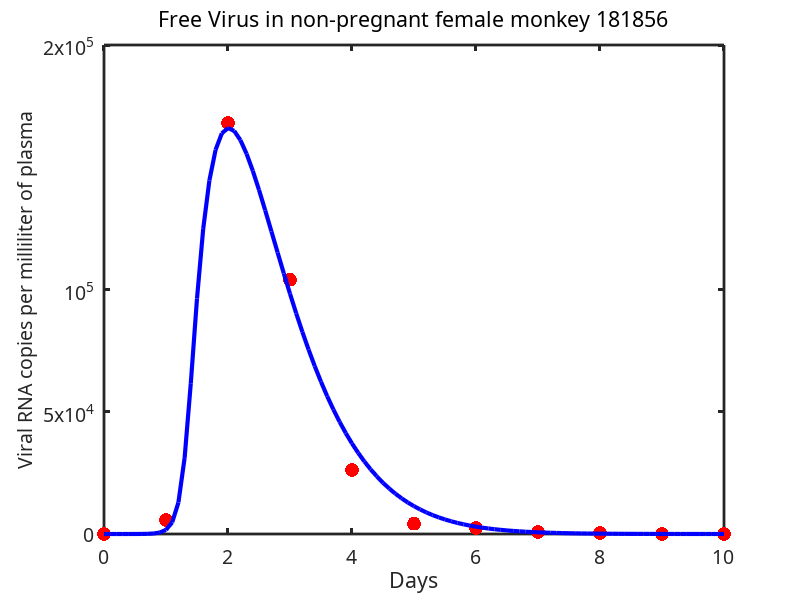
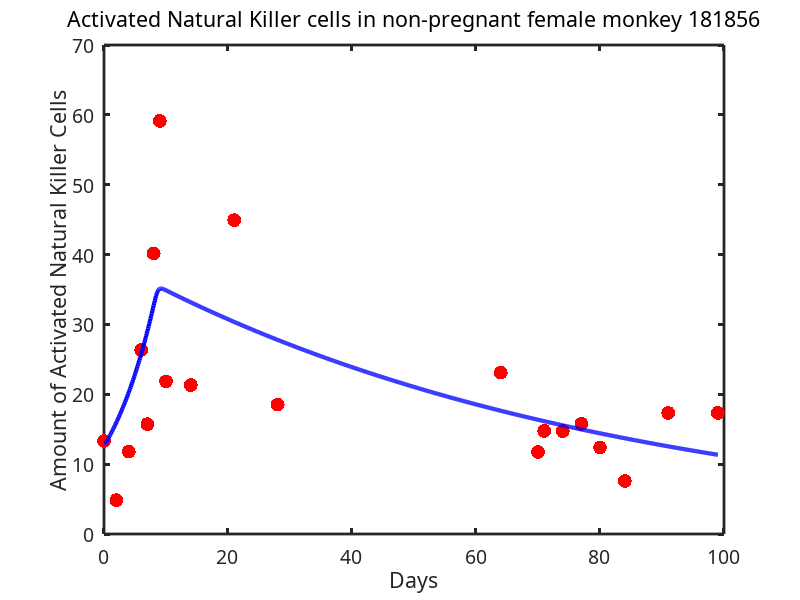

The MATLAB script that drew these images, in order:
function Fitting_Zika_Within_SM2_Monkey181856

clear all
close all
clc
format long

%MONKEY 181856 DATA FEMALE NONPREGNANT MONKEY

days = [0,1,2,3,4,5,6,7,8,9,10];

plasmaViral = [0,5800,168000,104000,26100,4220,2380,803,403,0,0];

days_NK = [0,2,4,6,7,8,9,10,14,21,28,64,70,71,74,77,80,84,91,99];

ki67_NK_ct = [13.3, 4.85, 11.79,26.34, 15.73, 40.17,59.14,21.85,21.31,...
              44.92,18.53,23.09,11.76,14.76,14.72,15.76,12.38,7.58,17.33, 17.34];

tforward = (0:0.1:100);
tforward_v = (0:0.1:10);
tforward_n = (0:0.1:99);
tmeasure_v = [1:10:101];

tmeasure_n = [1 21 41 61 71 81 91 101 141 211 281 641 701 711 741 771 801 841 911 991];

ic=[650000 1 0 13];


function dy = model_Zika(t,y,k)

 dy = zeros(4,1); 

 % SM2
 dy(1) = -k(1)*y(3)*y(1); % S susceptible target cells
 dy(2) =  k(1)*y(3)*y(1) - k(2)*y(2)*y(4); % I infected target cells
 dy(3) =  y(2) - k(3)*y(3); % V free virus
 dy(4) =  k(4)*y(2)*y(2)*y(4)/(y(2)*y(2)+k(5)) - k(6)*y(4); % N natural killer cells

end



function error_in_data = err_in_data(k)


 [t,y] = ode45(@(t,y)(model_Zika(t,y,k)),tforward,ic);%,...;
                  %odeset('RelTol',10^(-2),'AbsTol',10^(-2),'NormControl','off'));

  BN = y(tmeasure_n(:),4)';
  BV = y(tmeasure_v(:),3)'; 
  
 error_in_data = sum((BN - ki67_NK_ct).^2) + 0.0000001*sum((BV - plasmaViral).^2);


end

%  k=1.0e+06 *[0.00000000021441   0.000000024945524   0.000002264335954   0.0000001399153869...
%              1.444267002587110   0.00000003002785340]; 

         
% k=1.0e+09 *[0.000000000000183   0.000000000063953   0.000000001719360   0.000000000526790...
%                   4.914364763258036   0.000000000010018];

k = [0.000221748110276   0.065794496289213   1.887523612110624   0.132039541037805...
    48.952546725733022   0.012624064846217]
%results in 
k =  [0.000221748108896   0.065794496805742   1.887523602280112...
      0.132039540684570  48.952530139771028   0.012624064866131];
  
  lb = [0 0 0 0 0 0];
% 
 %[k,fval] = fminsearchbnd(@err_in_data,k,lb,[],optimset('Display','iter', 'TolX', 1e-14,'TolFun',1e-14,...
  %                     'MaxIter',5000,'MaxFunEvals',5000)); 

 disp(k);


 [T,YV] = ode45(@(t,y)(model_Zika(t,y,k)),tforward_v,ic);
 [T,YN] = ode45(@(t,y)(model_Zika(t,y,k)),tforward_n,ic);
 
 
 
 figure(1)
 plot(days,plasmaViral,'Marker','.','Color',[1 0 0],...
                'MarkerSize',30,'LineStyle','none')
            hold on 
 plot(tforward_v, (YV(:,3)), '-b','LineWidth',3)

xlabel('Days','FontSize',14,'FontName','Sans-serif' );
title ({'Free Virus in non-pregnant female monkey 181856'},'FontWeight','normal')
ylim([0 2*10^5])
set(gca,'YTick',[0, 5*10^4, 10^5, 2*10^5],'YTickLabel',...
    {'0', '5x10^4', '10^5', '2x10^5'}, 'LineWidth',2,'FontSize',14,'FontName','Sans-serif');
ylabel('Viral RNA copies per milliliter of plasma','FontSize',14,'FontName','Sans-serif')
 hold off
 
 
 figure(2)
 plot(days_NK,ki67_NK_ct,'Marker','.','Color',[1 0 0],...
                'MarkerSize',30,'LineStyle','none')
            hold on 
 plot(tforward_n, (YN(:,4)), '-b','LineWidth',3)

ylabel('Amount of Activated Natural Killer Cells','FontSize',14,'FontName','Sans-serif');
xlabel('Days','FontSize',14,'FontName','Sans-serif' );
title ({'Activated Natural Killer cells in non-pregnant female monkey 181856'},'FontWeight','normal')
set(gca,'YLim',[0 70], 'LineWidth',2,'FontSize',14,'FontName','Sans-serif');
 hold off

end
